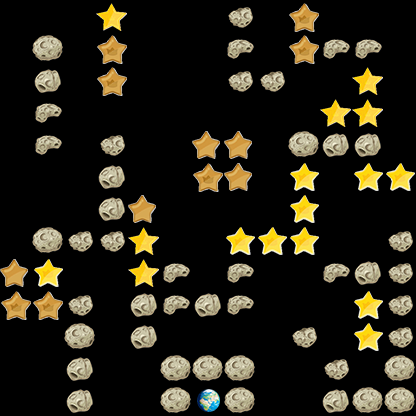

Tiled map render using the project's own tile images. Description and the map definition, with tile-layer contents summarised, below:
An orthogonal 13x13 tile map with 32x32 px tiles, 1 tile layer (layer_0).

<map version="1.0" orientation="orthogonal" renderorder="right-down" width="13" height="13" tilewidth="32" tileheight="32">
 <tileset firstgid="1" name="star" tilewidth="32" tileheight="32">
  <image source="landform/img.png" width="448" height="33" />
 </tileset>
 <layer name="layer_0" width="13" height="13">
  <data>[169 cells, 76 non-empty, 9 distinct tile ids]</data>
 </layer>
</map>